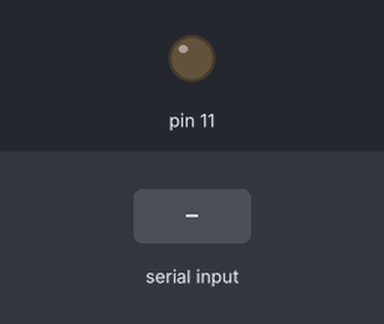
This sketch was run on a simulated Arduino Uno, built with avr-gcc and run on an emulated ATmega328P. On the bench: output pins drawn as LEDs (lit = HIGH). The inputs (shaded band) are chosen by the test bench.

Above: at 1.2 s.
1.3 s: "1" received over Serial
At 2.1 s:
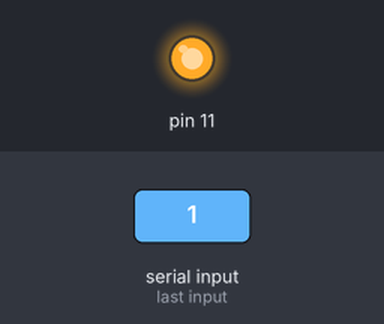
2.8 s: "0" received over Serial
At 3.3 s:
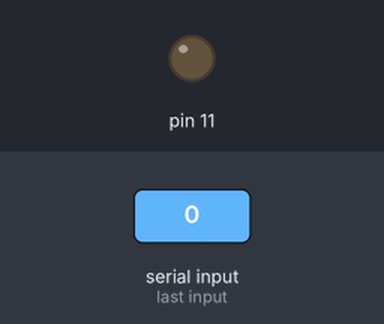
4.3 s: "H" received over Serial
At 5.6 s:
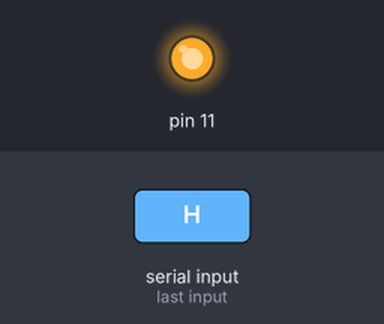
Timing chart, 0 to 7.3 s (numbered marks = the images above; inputs shaded):
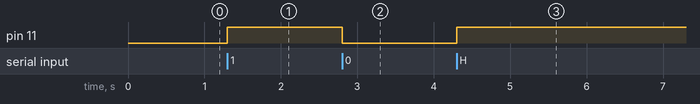

The sketch:

serial_read.ino
```cpp
void setup() {
  // put your setup code here, to run once:
  Serial.begin(9600);
  pinMode(11, OUTPUT);
}

void loop() {
  // put your main code here, to run repeatedly:
  pinSet(11);

}

void pinSet(int led)
{
  int value;
  if(Serial.available()>0)
  {
    value = Serial.read();
    if(value == 49 || value == 72 || value == 104)
      digitalWrite(led, HIGH);
    else if(value == 48 || value == 76 || value == 108)
      digitalWrite(led, LOW);
  }
}
```

Measured:
- after the input at 1.3 s, pin 11: LOW → HIGH at once
- after the input at 2.8 s, pin 11: HIGH → LOW at once
- after the input at 4.3 s, pin 11: LOW → HIGH at once
